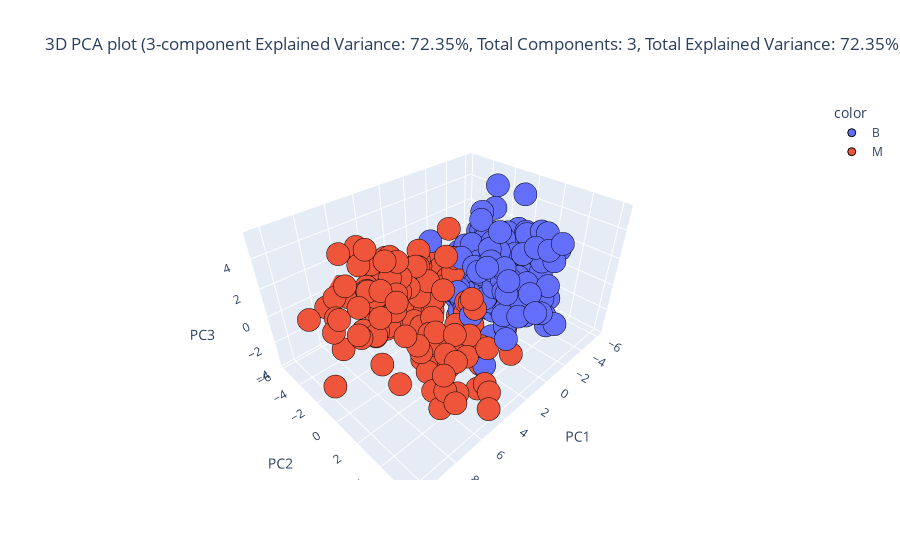

Notebook source saved alongside this figure:
### Code cell
_, pca3d_train_df, _, pca3d_test_df = eda.dimensionality_reduction(train_df, test_df, identifier=id_features, categorical=categorical_features, continuous=continuous_features, target="Diagnosis", method="pca", plot_type="3d", components=3)

### Figure 1 — Plotly figure (JSON) as saved in the notebook; plotly's stock layout.template omitted (floating-point values rounded to 4 significant figures; data arrays with more than 128 entries replaced by an {"elided": "..."} marker saying what was removed)
{"data": [{"hovertemplate": "color=B<br>PC1=%{x}<br>PC2=%{y}<br>PC3=%{z}<extra></extra>", "legendgroup": "B", "marker": {"color": "#636efa", "line": {"color": "Black", "width": 1}, "opacity": 1, "symbol": "circle"}, "mode": "markers", "name": "B", "scene": "scene", "showlegend": true, "type": "scatter3d", "x": {"elided": "268 float values"}, "y": {"elided": "268 float values"}, "z": {"elided": "268 float values"}}, {"hovertemplate": "color=M<br>PC1=%{x}<br>PC2=%{y}<br>PC3=%{z}<extra></extra>", "legendgroup": "M", "marker": {"color": "#EF553B", "line": {"color": "Black", "width": 1}, "opacity": 1, "symbol": "circle"}, "mode": "markers", "name": "M", "scene": "scene", "showlegend": true, "type": "scatter3d", "x": {"elided": "140 float values"}, "y": {"elided": "140 float values"}, "z": {"elided": "140 float values"}}], "layout": {"legend": {"title": {"text": "color"}, "tracegroupgap": 0}, "scene": {"domain": {"x": [0, 1], "y": [0, 1]}, "xaxis": {"title": {"text": "PC1"}}, "yaxis": {"title": {"text": "PC2"}}, "zaxis": {"title": {"text": "PC3"}}}, "title": {"text": "3D PCA plot (3-component Explained Variance: 72.35%, Total Components: 3, Total Explained Variance: 72.35%)"}}}
